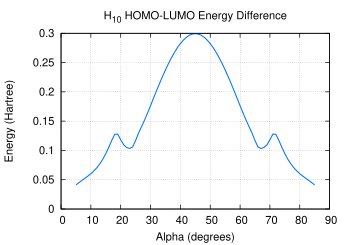

Generate this figure with gnuplot:
set term postscript enhanced eps color "Palatino" 16
set size 0.7, 0.7
set encoding iso

# Set line styles
set style line  1 lt 1 lw 3 lc rgb "#0070FF" pt 6    # blue
set style line  2 lt 1 lw 3 lc rgb "#E52B50" pt 6    # red
set style line  3 lt 1 lw 3 lc rgb "#009A63" pt 6    # green
set style line  4 lt 1 lw 3 lc rgb "#702963" pt 6    # purple
set style line  5 lt 1 lw 3 lc rgb "#F28500" pt 6    # orange
set style line  6 lt 1 lw 3 lc rgb "#00BFFF" pt 6    # deep sky blue
set style line  7 lt 1 lw 3 lc rgb "#FF91A4" pt 6    # pink
set style line  8 lt 1 lw 3 lc rgb "#50C878" pt 6    # light green
set style line  9 lt 1 lw 3 lc rgb "#C9A0DC" pt 6    # lavender
set style line 10 lt 1 lw 3 lc rgb "#000000" pt 6    # black
set style line 11 lt 2 lw 3 lc rgb "#0070FF" pt 6    # blue
set style line 12 lt 2 lw 3 lc rgb "#E52B50" pt 6    # red
set style line 13 lt 2 lw 3 lc rgb "#009A63" pt 6    # green
set style line 14 lt 2 lw 3 lc rgb "#702963" pt 6    # purple
set style line 15 lt 2 lw 3 lc rgb "#F28500" pt 6    # orange
set style line 16 lt 2 lw 3 lc rgb "#00BFFF" pt 6    # deep sky blue
set style line 17 lt 2 lw 3 lc rgb "#FF91A4" pt 6    # pink
set style line 18 lt 2 lw 3 lc rgb "#50C878" pt 6    # light green
set style line 19 lt 2 lw 3 lc rgb "#C9A0DC" pt 6    # lavender
set style line 20 lt 2 lw 3 lc rgb "#000000" pt 6    # black
set style line 100 lt 1 lw 1 lc rgb "#FFFFFF"

set title "H_{10} HOMO-LUMO Energy Difference" 
set xlabel "Alpha (degrees)"
set ylabel "Energy (Hartree)"
set xtics 0, 10.0
#set x2tics ( 45.00 ) format "" scale 0
set grid xtics x2tics ytics
unset key

set output "h10_2rows_HOMOLUMOgap.eps"
set xrange [0:*]
set yrange [*:*]
plot "h10_2rows_MOE" u 1:7 w l ls 1
